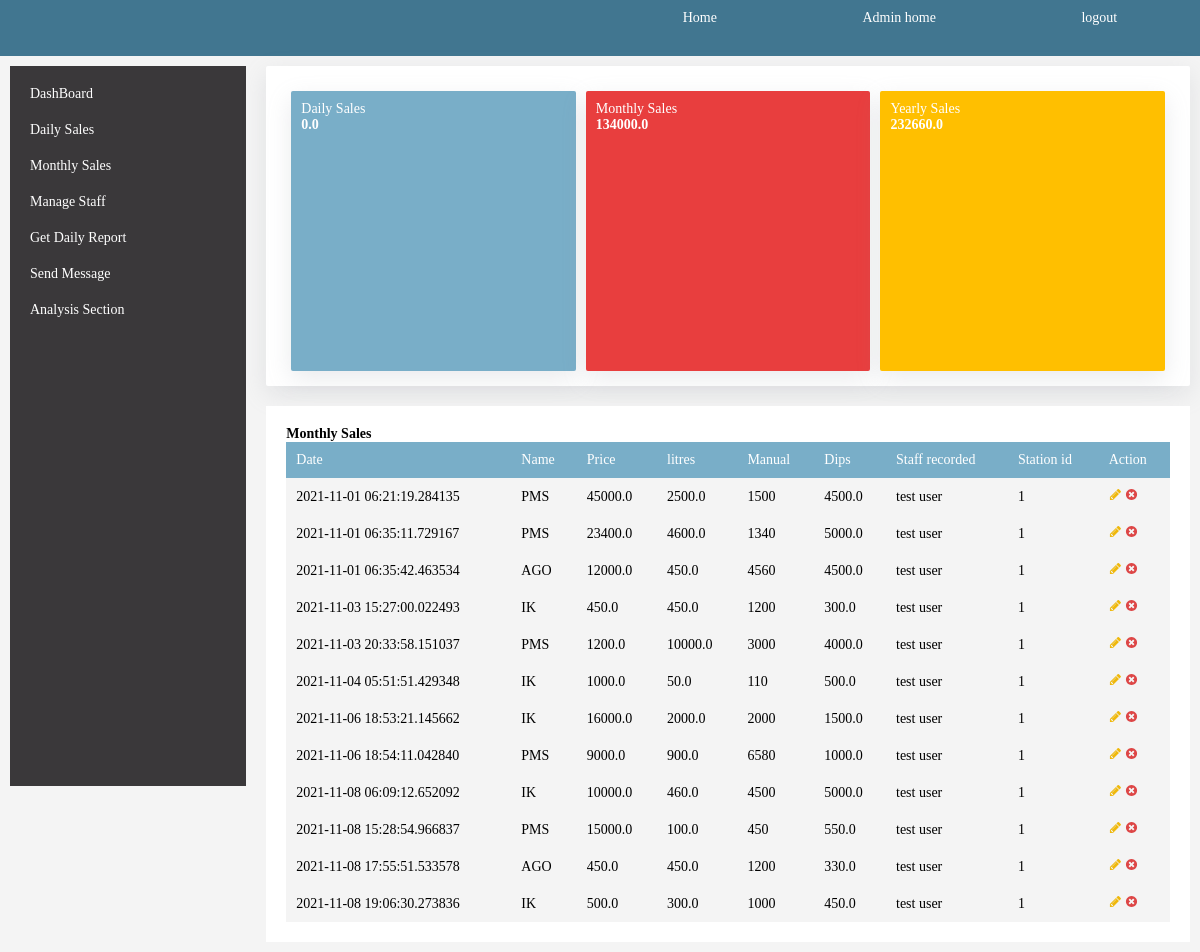
/get/monthly/sales (signed in), run on an earlier commit of the app's database.
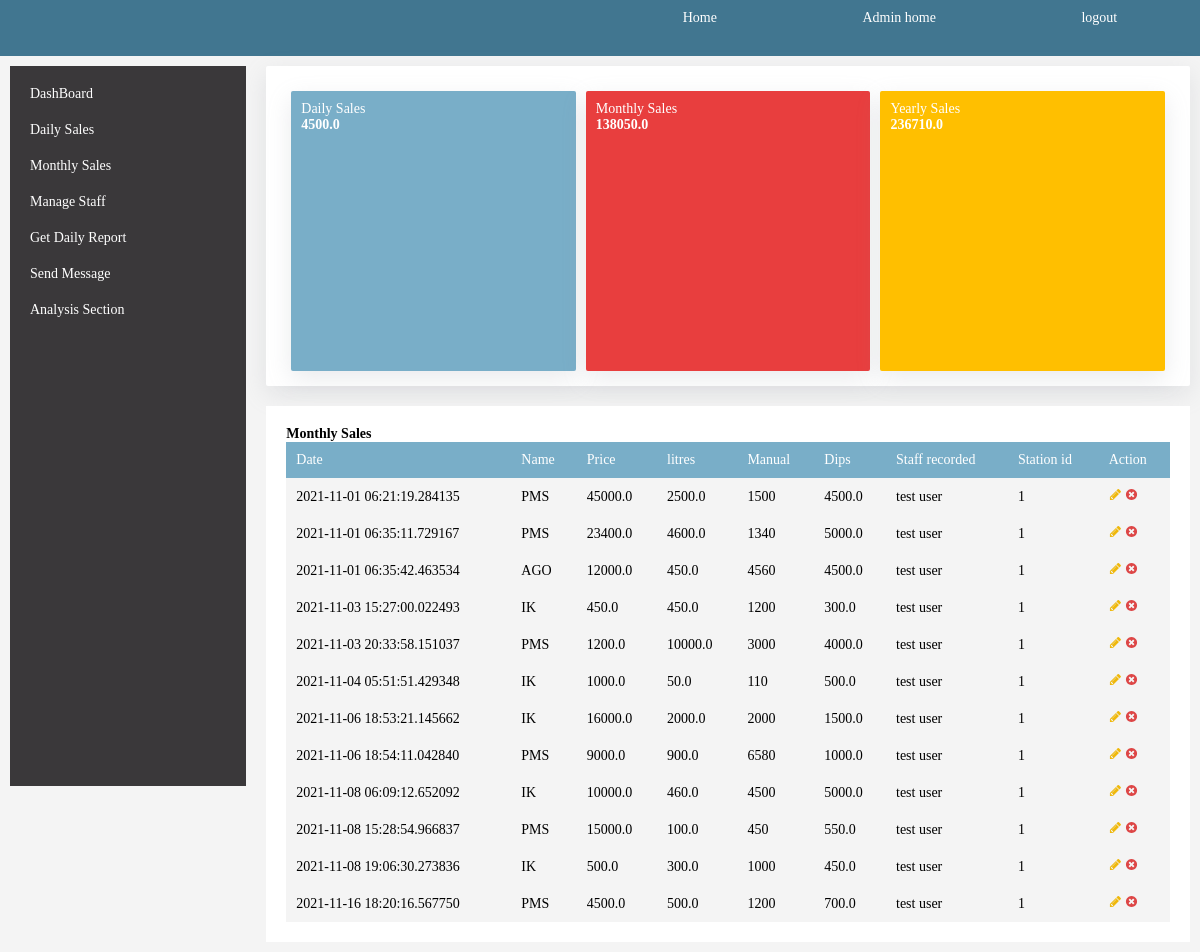
And on a later commit of the database.
### src/models/__init__.py (models this page shows, shortened)
class DatabaseMixin(object):
	__table_args__ = {'extend_existing': True}

class FuelBaseClass(DatabaseMixin, db.Model):
    id = db.Column(db.Integer, primary_key=True)
    date_recorded = db.Column(db.DateTime, default=datetime.datetime.utcnow)
    sales = db.Column(db.Float, nullable=False)
    dips = db.Column(db.Float, nullable=False)
    litres = db.Column(db.Float, nullable=False)
    manual = db.Column(db.Integer, nullable=False)
    photo = db.Column(db.String(200), nullable=False)
    open_stock = db.Column(db.Boolean, nullable=False, default=False)
    fuel_type = db.Column(db.Integer, db.ForeignKey('fueltypes.id'))
    staff_recorded = db.Column(db.Integer, db.ForeignKey('staff.id'))

class fueltypes(DatabaseMixin, db.Model):
    id = db.Column(db.Integer, primary_key=True)
    fuel_name = db.Column(db.String(200), nullable=False)
    dips_refered = db.relationship('FuelBaseClass', lazy='dynamic', backref='fuel', cascade='all, delete')

class StaffMixin(object):
	__table_args__ = {'extend_existing': True}
	is_login = db.Column(db.Boolean, nullable=False, default=False)

class Staff(StaffMixin, UserMixin, db.Model):
    id = db.Column(db.Integer, primary_key=True)
    staff_name = db.Column(db.String(200), nullable=False)
    staff_id = db.Column(db.Integer, nullable=False)
    password=db.Column(db.String(200), nullable=False)
    is_admin = db.Column(db.Boolean, default=False)
    station_id = db.Column(db.Integer, db.ForeignKey('station.id'))
    return_filed = db.relationship('FuelBaseClass', lazy='dynamic', backref='records', overlaps="dips_refered,fuel")
    @login_manager.user_loader
    def load_user(id):
        return Staff.query.get(int(id))

### src/views/__init__.py (the view)
@user.route('get/monthly/sales')
@admins_only
def monthly_sales():
    now = datetime.datetime.utcnow()
    one_month =now - datetime.timedelta(days=20)
    flbase = FuelBaseClass.query.filter(FuelBaseClass.date_recorded > one_month).all()
    return render_template('monthlysales.html', yeartot=yearsum, yearsum=yearsum['sales'].sum(), monthly_sales=monthlysales['sales'].sum(), flbase=flbase, sales=tdy['sales'].sum(), tdy=tdy)

### src/views/__init__.py (called while the page is built)
def admins_only(func):
    @wraps(func)
    def is_admin(*args, **kwargs):
        if current_user.is_authenticated and current_user.is_admin:
            return func(*args, **kwargs)
        return redirect(url_for('application.home'))
    return is_admin

### src/templates/monthlysales.html (shortened to what this page needs)
{% extends 'admin.html'%}
{% block content %}
<div class="table-section">
	<h4 class="display-4">Monthly Sales</h4>
	<div class="table-1">
		<table>
		<thead>
		<tr>
			<td>Date</td>
			<td>Name</td>
			<td>Price</td>
			<td>litres</td>
			<td>Manual</td>
			<td>Dips</td>
			<td>Staff recorded</td>
			<td>Station id</td>
			<td>Action</td>
		</tr>
		</thead>
		<tbody>
			{% for i in flbase%}
			<tr>
			<td>{{i.date_recorded}}</td>
			<td>{{i.fuel.fuel_name}}</td>
			<td>{{i.sales}}</td>
			<td>{{i.litres}}</td>
			<td>{{i.manual}}</td>
			<td>{{i.dips}}</td>
			<td>{{i.records.staff_name}}</td>
			<td>{{i.records.station_id}}</td>
			<td>
				<a href="{{url_for('application.update_record', id=i.id)}}" id="update"><img src="{{url_for('static', filename='images/icons/change.svg')}}"></a>
				<a href="{{url_for('application.delete_record', id=i.id)}}"><img src="{{url_for('static', filename='images/icons/delete.svg')}}"></a>
			</td>
		</tr>
		{% endfor %}
		</tbody>
		</table>
	</div>
</div>
{% endblock content %}

### src/templates/admin.html (shortened to what this page needs)
{% extends 'base.html' %}
{% block body %}
<section class="admin-home">
	<main>
		<ul>
			<li><a href="{{url_for('application.admin_home')}}">DashBoard</a></li>
			<li><a href="{{url_for('application.admin_home')}}">Daily Sales</a></li>
			<li><a href="{{url_for('application.monthly_sales')}}">Monthly Sales</a></li>
			<li><a href="{{url_for('application.manage_staff')}}">Manage Staff</a></li>
			<li><a href="{{url_for('application.get_report')}}">Get Daily Report</a></li>
			<li><a href="{{url_for('application.home')}}">Send Message</a></li>
			<li><a href="{{url_for('application.analysis')}}">Analysis Section</a></li>
		</ul>
	</main>
	<div class="mid-section">
		{% if current_user.is_authenticated and current_user.is_admin %}
		<div class="summary-info">
			<div class="card-item bg-blue">
				<small>Daily Sales</small> <br/>
				<h4 class="display-1"> {{sales}}</h4>
			</div>
			<div class="card-item bg-red">
				<small>Monthly Sales</small><br/>
				<h4 class="display-1">{{monthly_sales}}</h4>
			</div>
			<div class="card-item bg-orange">
				<small>Yearly Sales </small><br/>
				<h4 class="display-1">{{yearsum}}</h4>
			</div>
		</div>
		{% endif %}
		{%block content%}
		{% endblock content%}
		</div>
</section>
{% endblock body%}

### src/templates/base.html (shortened to what this page needs)
<html>
	<head>
		<link rel="stylesheet" href="{{url_for('static', filename='css/main.css')}}">
	</head>
	<body>
		<nav>
			<ul>
				<li>
					<a href="{{url_for('application.home')}}">Home</a>
				</li>
				{% if  current_user.is_authenticated and current_user.is_admin %}
				<li>
					<a href="{{url_for('application.admin_home')}}">Admin home</a>
				</li>
				{% endif %}
				{% if current_user.is_authenticated %}
				<li>
					<a href="{{url_for('application.logout')}}">logout</a>
				</li>
				{% endif %}
			</ul>
		</nav>
		{% block body %}
		{% endblock body%}
	</body>
</html>

### src/static/css/main.css (style rules this page uses)
* { font-size: 14px; box-sizing: border-box; margin: 0px; padding: 0px; font-family: times; }
body { height: 100vh; background-color: #f4f4f4; }
nav { min-height: 7vh; background-color: #417690; }
nav ul { margin-left: auto; display: flex; width: 50%; justify-content: space-around; align-items: center; list-style: none; padding: 10px; }
nav ul li a { text-decoration: none; color: white; }
.admin-home { width: 100%; display: flex; }
main { background-color: #3a383a; color: white; padding: 10px; width: 20%; margin: 10px; height: 90vh; }
main ul { display: flex; flex-direction: column; justify-content:space-around; height: auto; list-style: none; }
main ul li { width: 100%; padding: 10px; margin: 0.5px solid #f4f4f4; }
main ul a { text-decoration: none; color: white; }
.mid-section { display: flex; flex-direction: column; width: 80%; height: auto; }
.summary-info { background-color: white; width: auto; padding: 20px; height: 40vh; margin: 10px; border-radius: 2px; display: flex; box-shadow: rgba(149, 157, 165, 0.2) 0px 8px 24px; justify-content: space-around; }
.card-item { height: 100%; width: 33.3%; margin: 5px; padding: 10px; border-radius: 2px; box-shadow: rgba(149, 157, 165, 0.2) 0px 8px 24px; color: white; cursor: pointer; }
.table-section { background-color: white; padding: 20px; margin: 10px; height: auto; }
.bg-blue { background-color: #79aec8; }
.bg-red { background-color: #e83e3e; }
.bg-orange { background-color: #ffbf00; }
.mid-section table { height: auto; width: 100%; border-collapse: collapse; }
.mid-section table thead { font-weight: lighter; background-color: #79aec8; color: white; }
.mid-section table tr, td { padding: 10px; }
.mid-section table tbody tr { background-color: #f4f4f4; }

What changed in the data, as far as the page shows it:
removed FuelBaseClass: date_recorded "2021-11-08 17:55:51.533578", fuel.fuel_name "AGO", sales "450.0", litres "450.0", manual "1200", dips "330.0", records.staff_name "test user", records.station_id "1"
added FuelBaseClass: date_recorded "2021-11-16 18:20:16.567750", fuel.fuel_name "PMS", sales "4500.0", litres "500.0", manual "1200", dips "700.0", records.staff_name "test user", records.station_id "1"
Also different on the page:
{{ sales }}: "0.0" → "4500.0"
{{ monthly_sales }}: "134000.0" → "138050.0"
{{ yearsum }}: "232660.0" → "236710.0"
